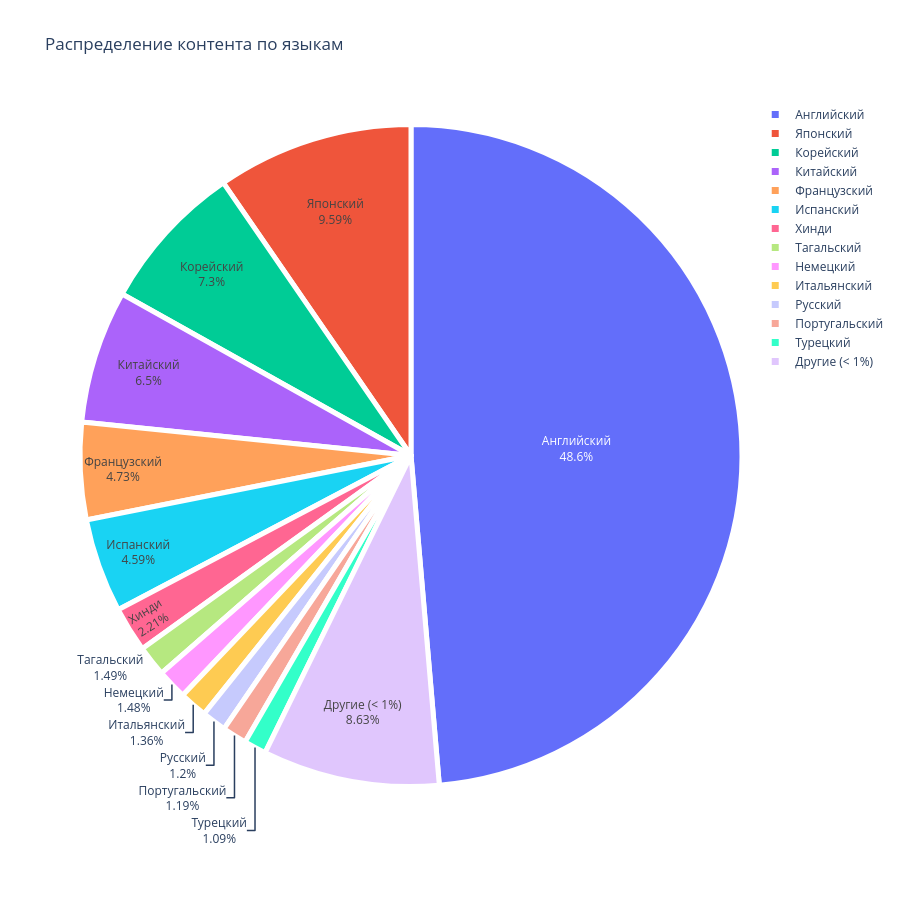

The notebook cell saved with this chart:
### Markdown cell above
1) США - центр мирового кинематографа.  
2) Азия - густонаселенный регион с сильныой киноиндустрией, специализирующейся на локальные рынки.
3) Старая Европа заметны наравне с Азией, но не сопоставимы с США. Европейское кино - источник качественного контента, а также способ усиливать присутствие на развитом рынке.

Netflix строит глобальную библиотеку не за счет равномерного покрытия всех стран, а за счет концентрации на нескольких крупных мировых центрах. Данная стратегия повышает предсказуемость качества и востребованность контента.

### Code cell
language_counts = dataset['language'].dropna().value_counts()

language_share = language_counts / language_counts.sum()
main_languages = language_counts[language_share >= 0.01].copy()
main_languages.loc['Others'] = language_counts[language_share < 0.01].sum()

language_mapping = {
    'en': 'Английский',
    'ja': 'Японский',
    'ko': 'Корейский',
    'zh': 'Китайский',
    'fr': 'Французский',
    'es': 'Испанский',
    'hi': 'Хинди',
    'ru': 'Русский',
    'de': 'Немецкий',
    'tr': 'Турецкий',
    'tl': 'Тагальский',
    'it': 'Итальянский',
    'pt': 'Португальский',
    'Others': 'Другие (< 1%)'
}
language_labels = [language_mapping[lang] for lang in main_languages.index]

fig = go.Figure(data=[go.Pie(labels=language_labels, values=main_languages.values, textinfo='percent+label', sort=False, marker={'line' : {'color' : 'white', 'width' : 5}})])
fig.update_layout(title='Распределение контента по языкам', width=900, height=900)

fig.show()

### Figure 1 — Plotly figure (JSON) as saved in the notebook; plotly's stock layout.template omitted (floating-point values rounded to 4 significant figures)
{"data": [{"labels": ["Английский", "Японский", "Корейский", "Китайский", "Французский", "Испанский", "Хинди", "Тагальский", "Немецкий", "Итальянский", "Русский", "Португальский", "Турецкий", "Другие (< 1%)"], "marker": {"line": {"color": "white", "width": 5}}, "sort": false, "textinfo": "percent+label", "type": "pie", "values": [12987, 2561, 1949, 1736, 1263, 1227, 589, 399, 394, 363, 321, 318, 292, 2304]}], "layout": {"height": 900, "title": {"text": "Распределение контента по языкам"}, "width": 900}}
